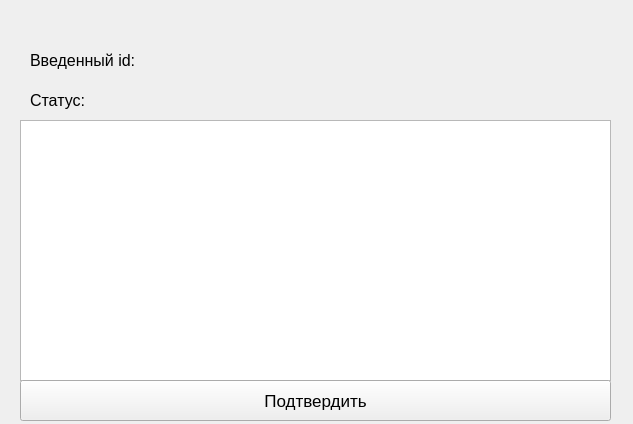
<?xml version="1.0" encoding="UTF-8"?>
<ui version="4.0">
 <class>Form</class>
 <widget class="QWidget" name="Form">
  <property name="geometry">
   <rect>
    <x>0</x>
    <y>0</y>
    <width>633</width>
    <height>424</height>
   </rect>
  </property>
  <property name="windowTitle">
   <string>Form</string>
  </property>
  <widget class="QLabel" name="info_label">
   <property name="geometry">
    <rect>
     <x>30</x>
     <y>40</y>
     <width>121</width>
     <height>41</height>
    </rect>
   </property>
   <property name="font">
    <font>
     <pointsize>12</pointsize>
    </font>
   </property>
   <property name="text">
    <string>Введенный id:</string>
   </property>
  </widget>
  <widget class="QLabel" name="info_label_2">
   <property name="geometry">
    <rect>
     <x>140</x>
     <y>40</y>
     <width>471</width>
     <height>41</height>
    </rect>
   </property>
   <property name="font">
    <font>
     <pointsize>12</pointsize>
    </font>
   </property>
   <property name="text">
    <string/>
   </property>
  </widget>
  <widget class="QLabel" name="status_label">
   <property name="geometry">
    <rect>
     <x>30</x>
     <y>80</y>
     <width>121</width>
     <height>41</height>
    </rect>
   </property>
   <property name="font">
    <font>
     <pointsize>12</pointsize>
    </font>
   </property>
   <property name="text">
    <string>Статус:</string>
   </property>
  </widget>
  <widget class="QLabel" name="status_label_2">
   <property name="geometry">
    <rect>
     <x>140</x>
     <y>80</y>
     <width>471</width>
     <height>41</height>
    </rect>
   </property>
   <property name="font">
    <font>
     <pointsize>12</pointsize>
    </font>
   </property>
   <property name="text">
    <string/>
   </property>
  </widget>
  <widget class="QListWidget" name="listWidget">
   <property name="geometry">
    <rect>
     <x>20</x>
     <y>120</y>
     <width>591</width>
     <height>261</height>
    </rect>
   </property>
   <property name="selectionMode">
    <enum>QAbstractItemView::ExtendedSelection</enum>
   </property>
  </widget>
  <widget class="QPushButton" name="confirm">
   <property name="geometry">
    <rect>
     <x>20</x>
     <y>380</y>
     <width>591</width>
     <height>41</height>
    </rect>
   </property>
   <property name="font">
    <font>
     <pointsize>13</pointsize>
    </font>
   </property>
   <property name="text">
    <string>Подтвердить</string>
   </property>
  </widget>
 </widget>
 <resources/>
 <connections/>
</ui>
